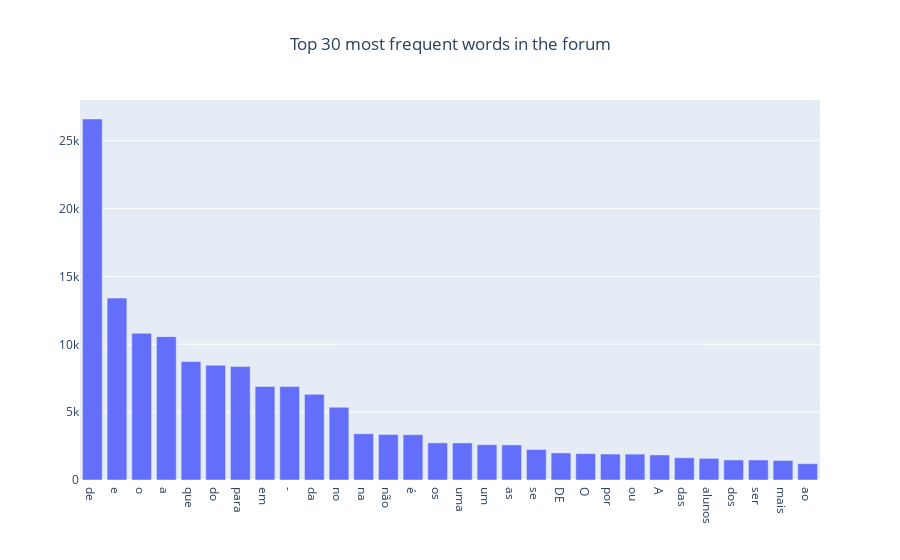
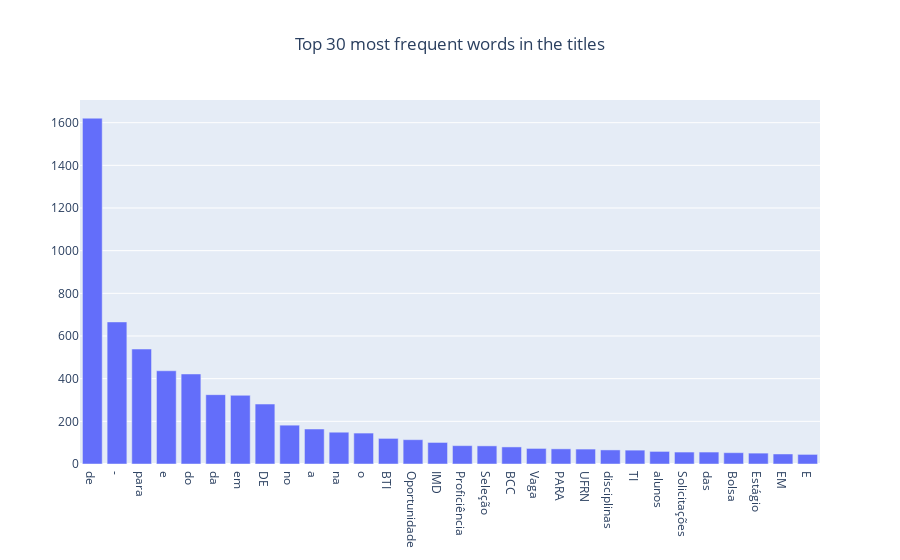
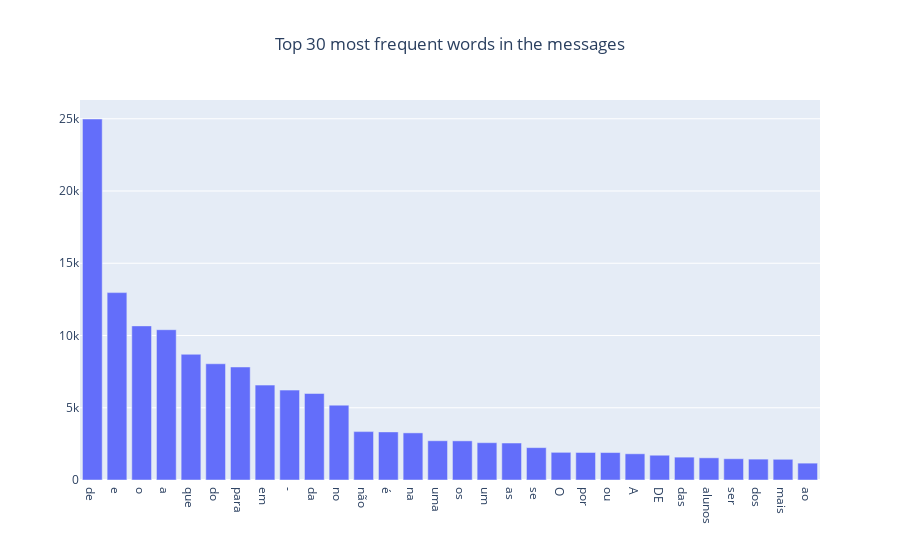

The notebook cell these images were saved under, in order:
### Markdown cell above
It seems there are some words that appear very frequently in this dataset. Let's get an idea of what they are with Counter.

### Code cell
# Import necessary libraries
from collections import Counter
import plotly.graph_objects as go

def plot_histogram_word(text_list, n_most_common=30, title="text"):
    """
    This function creates a histogram of the most frequent words from a list of text entries.
    
    Parameters:
    - text_list: A list or series of text entries from which words will be counted.
    - n_most_common: The number of most frequent words to display in the histogram.
    - title: A descriptive title for the histogram to indicate the source of the text data.
    
    The function processes the list of texts by splitting each entry into words, counting the occurrences of each word,
    and then displaying the most frequent words in a histogram for easy visualization.
    """

    # Create a list of words by iterating over each text entry and splitting it into words
    words = []
    for txt in text_list:
        words += txt.split()

    # Count the frequency of each word in the list using Counter from the collections module
    word_counts = Counter(words)

    # Select the top 'n_most_common' words for display
    word_counts = dict(word_counts.most_common(n_most_common))

    # Create a bar chart using Plotly, where the x-axis represents the words and the y-axis their counts
    fig = go.Figure([go.Bar(x=list(word_counts.keys()), y=list(word_counts.values()))])
    fig.update_layout(title_text=f'Top {n_most_common} most frequent words in the {title}', title_x=0.5)
    fig.show()

# Example usages of the function:

# Plot the most frequent words in the cleaned combined text (titles and contents) of the forum
plot_histogram_word(text_clean, 30, 'forum')

# Plot the most frequent words in the cleaned titles of the forum
plot_histogram_word(titles_clean, 30, 'titles')

# Plot the most frequent words in the cleaned content of the messages in the forum
plot_histogram_word(content_clean, 30, 'messages')

### Figure 1 — Plotly figure (JSON) as saved in the notebook; plotly's stock layout.template omitted (floating-point values rounded to 4 significant figures)
{"data": [{"type": "bar", "x": ["de", "e", "o", "a", "que", "do", "para", "em", "-", "da", "no", "na", "não", "é", "os", "uma", "um", "as", "se", "DE", "O", "por", "ou", "A", "das", "alunos", "dos", "ser", "mais", "ao"], "y": [26602, 13405, 10811, 10565, 8724, 8464, 8359, 6889, 6884, 6312, 5361, 3409, 3358, 3337, 2736, 2731, 2599, 2584, 2245, 1995, 1943, 1912, 1907, 1848, 1638, 1594, 1477, 1474, 1438, 1198]}], "layout": {"title": {"text": "Top 30 most frequent words in the forum", "x": 0.5}}}

### Figure 2 — Plotly figure (JSON) as saved in the notebook; plotly's stock layout.template omitted (floating-point values rounded to 4 significant figures)
{"data": [{"type": "bar", "x": ["de", "-", "para", "e", "do", "da", "em", "DE", "no", "a", "na", "o", "BTI", "Oportunidade", "IMD", "Proficiência", "Seleção", "BCC", "Vaga", "PARA", "UFRN", "disciplinas", "TI", "alunos", "Solicitações", "das", "Bolsa", "Estágio", "EM", "E"], "y": [1621, 666, 539, 437, 422, 325, 322, 281, 182, 164, 149, 145, 120, 114, 101, 86, 85, 80, 73, 71, 70, 66, 65, 59, 56, 56, 53, 51, 47, 45]}], "layout": {"title": {"text": "Top 30 most frequent words in the titles", "x": 0.5}}}

### Figure 3 — Plotly figure (JSON) as saved in the notebook; plotly's stock layout.template omitted (floating-point values rounded to 4 significant figures)
{"data": [{"type": "bar", "x": ["de", "e", "o", "a", "que", "do", "para", "em", "-", "da", "no", "não", "é", "na", "uma", "os", "um", "as", "se", "O", "por", "ou", "A", "DE", "das", "alunos", "ser", "dos", "mais", "ao"], "y": [24983, 12968, 10666, 10401, 8700, 8043, 7821, 6567, 6220, 5987, 5180, 3348, 3329, 3261, 2716, 2709, 2582, 2559, 2241, 1915, 1905, 1900, 1814, 1714, 1582, 1535, 1471, 1445, 1433, 1167]}], "layout": {"title": {"text": "Top 30 most frequent words in the messages", "x": 0.5}}}
